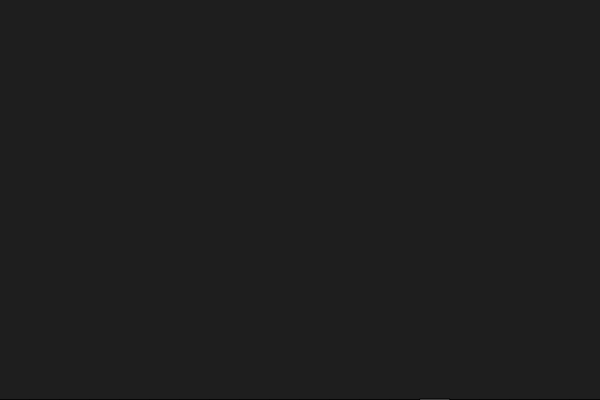
Frame 1 (no input)
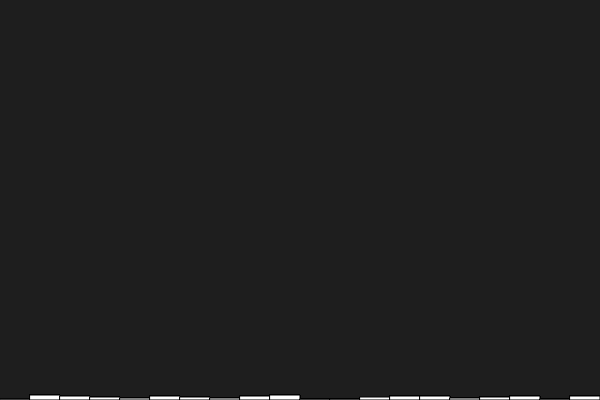
Frame 60 (no input)
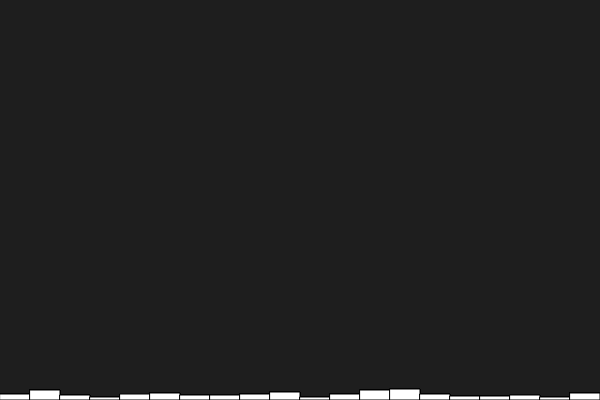
Frame 120 (the mouse pressed at the canvas centre since frame 60)

The p5.js sketch that drew these frames (run headless with seeded random() and noise() and a simulated clock; from frame 60 on, the mouse is pressed at the canvas centre):

// p5.js sketch
// ── sketch.js
const classes = [];
const classCount = 20;

function setup() {
    // Runs once
    createCanvas(600, 400); // width, height

    background(30);

    for (let i = 0; i < classCount; i++) {
        classes[i] = 0;
    }
}

function draw() {
    // fill classes randomly
    const randomClass = floor(random(classCount));
    classes[randomClass] += 1;

    const barWidth = width/classCount;
    for (let i = 0; i < classCount; i++) {
        // noStroke();
        const barHeight = classes[i];
        rect(i * barWidth, height-barHeight, barWidth, barHeight);
    }
}
